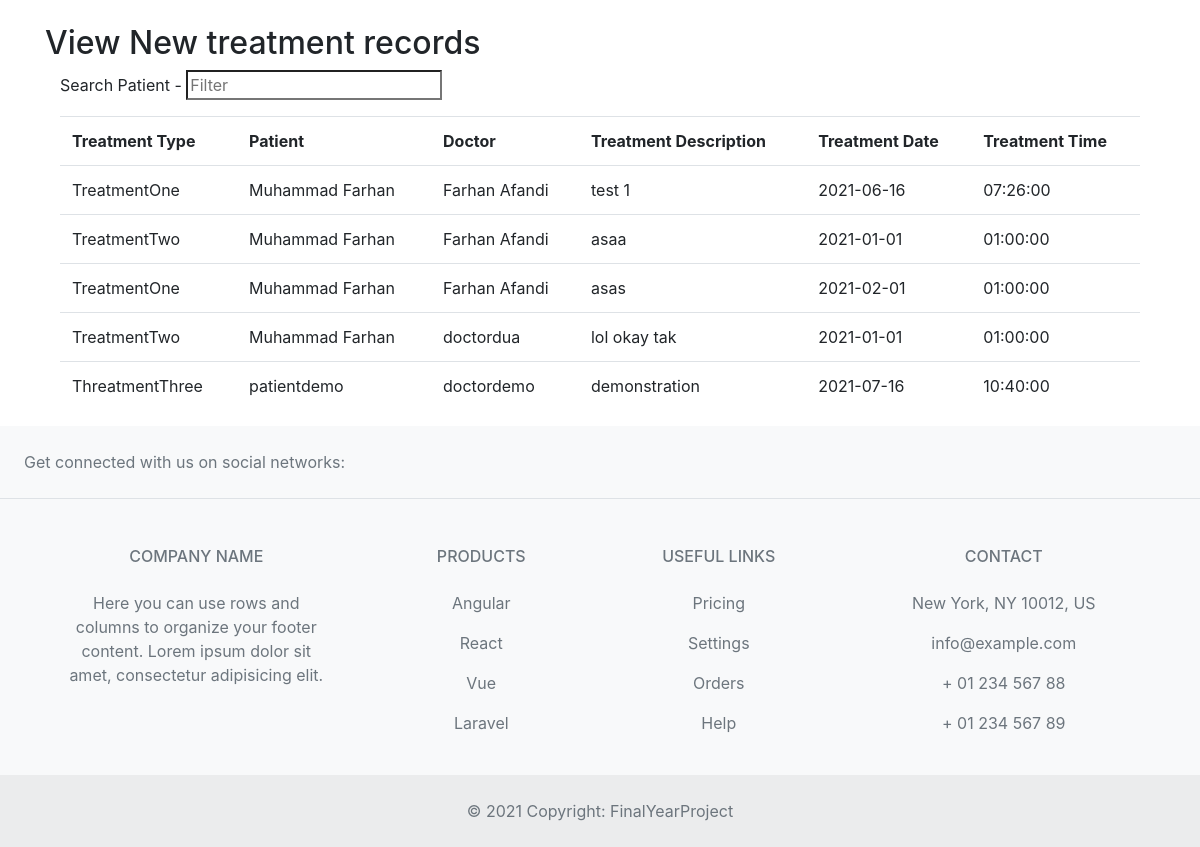
The page /viewtreatmentrecord.php on the database its author committed.
### tables this page shows
CREATE TABLE `treatment_records` (
  `treatment_records_id` int(10) NOT NULL,
  `treatmentid` int(10) NOT NULL,
  `appointmentid` int(10) NOT NULL,
  `patientid` int(10) NOT NULL,
  `doctorid` int(10) NOT NULL,
  `treatment_description` text NOT NULL,
  `uploads` varchar(100) NOT NULL,
  `treatment_date` date NOT NULL,
  `treatment_time` time NOT NULL,
  `status` varchar(10) NOT NULL
);

CREATE TABLE `treatment` (
  `treatmentid` int(10) NOT NULL,
  `treatmenttype` varchar(25) NOT NULL,
  `treatment_cost` decimal(10,2) NOT NULL,
  `note` text NOT NULL,
  `status` varchar(10) NOT NULL
);

CREATE TABLE `patient` (
  `patientid` int(10) NOT NULL,
  `patientname` varchar(50) NOT NULL,
  `address` varchar(250) NOT NULL,
  `mobileno` varchar(15) NOT NULL,
  `city` varchar(25) NOT NULL,
  `pincode` varchar(20) NOT NULL,
  `loginid` varchar(50) NOT NULL,
  `password` varchar(25) NOT NULL,
  `bloodgroup` varchar(20) NOT NULL,
  `gender` varchar(10) NOT NULL,
  `dob` date DEFAULT NULL,
  `status` varchar(10) NOT NULL
);

CREATE TABLE `doctor` (
  `doctorid` int(10) NOT NULL,
  `doctorname` varchar(50) NOT NULL,
  `mobileno` varchar(15) NOT NULL,
  `departmentid` int(10) NOT NULL,
  `loginid` varchar(25) NOT NULL,
  `password` varchar(25) NOT NULL,
  `status` varchar(10) NOT NULL,
  `education` varchar(25) NOT NULL,
  `experience` float(11,1) NOT NULL,
  `consultancy_charge` float(10,2) NOT NULL
);

### viewtreatmentrecord.php (the view, shortened to what this page needs)
<?php
include("headers.php");
?>
<div class="container">
	<br>
	<h2>View New treatment records</h2>
	<form method="post" action="">
		<section class="container">
			<p>Search Patient - <input type="search" class="light-table-filter" data-table="table" placeholder="Filter" /></p>
			<table class="table">
				<tbody>
					<tr>
						<th>Treatment Type</th>
						<th>Patient</th>
						<th>Doctor</th>
						<th>Treatment Description</th>
						<th>Treatment Date</th>
						<th>Treatment Time</th>
					</tr>
					<?php
					$sql = "SELECT * FROM treatment_records where status='Active'";
					$qsql = mysqli_query($con, $sql);
					while ($rs = mysqli_fetch_array($qsql)) {
						$sqlpat = "SELECT * FROM patient WHERE patientid='$rs[patientid]'";
						$qsqlpat = mysqli_query($con, $sqlpat);
						$rspat = mysqli_fetch_array($qsqlpat);
						$sqldoc = "SELECT * FROM doctor WHERE doctorid='$rs[doctorid]'";
						$qsqldoc = mysqli_query($con, $sqldoc);
						$rsdoc = mysqli_fetch_array($qsqldoc);
						$sqltreatment = "SELECT * FROM treatment WHERE treatmentid='$rs[treatmentid]'";
						$qsqltreatment = mysqli_query($con, $sqltreatment);
						$rstreatment = mysqli_fetch_array($qsqltreatment);
						echo "<tr>
          <td>$rstreatment[treatmenttype]</td>
		   <td>$rspat[patientname]</td>
		    <td>$rsdoc[doctorname]</td>
			<td>$rs[treatment_description]</td>
			 <td>$rs[treatment_date]</td>
			  <td>$rs[treatment_time]</td>";
						echo " </tr>";
					}
					?>
				</tbody>
			</table>
	</form>
</div>
<?php
include("footers.php");
?>

### rows shown on the page
treatment_records: treatmentid.treatmenttype "TreatmentOne", patientid.patientname "Muhammad Farhan", doctorid.doctorname "Farhan Afandi", treatment_description "test 1", treatment_date "2021-06-16", treatment_time "07:26:00"
treatment_records: treatmentid.treatmenttype "TreatmentTwo", patientid.patientname "Muhammad Farhan", doctorid.doctorname "Farhan Afandi", treatment_description "asaa", treatment_date "2021-01-01", treatment_time "01:00:00"
treatment_records: treatmentid.treatmenttype "TreatmentOne", patientid.patientname "Muhammad Farhan", doctorid.doctorname "Farhan Afandi", treatment_description "asas", treatment_date "2021-02-01", treatment_time "01:00:00"
treatment_records: treatmentid.treatmenttype "TreatmentTwo", patientid.patientname "Muhammad Farhan", doctorid.doctorname "doctordua", treatment_description "lol okay tak", treatment_date "2021-01-01", treatment_time "01:00:00"
treatment_records: treatmentid.treatmenttype "ThreatmentThree", patientid.patientname "patientdemo", doctorid.doctorname "doctordemo", treatment_description "demonstration", treatment_date "2021-07-16", treatment_time "10:40:00"
